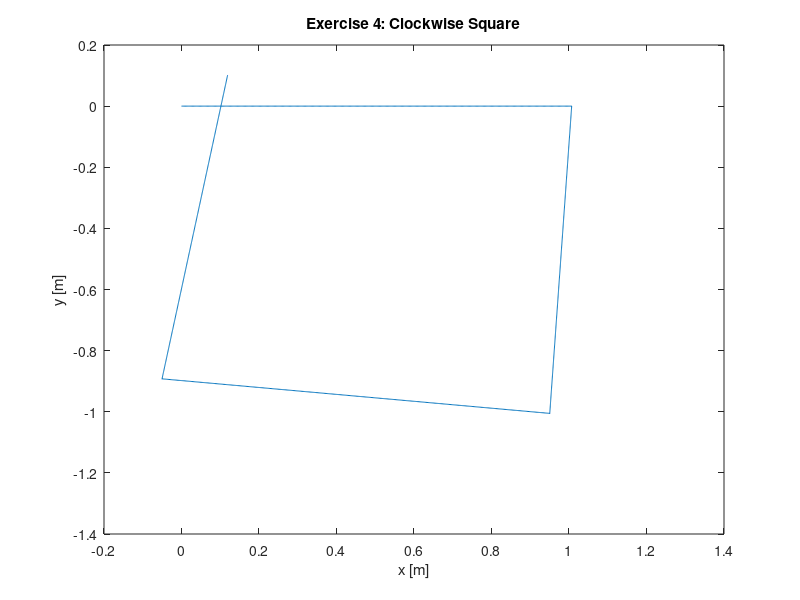
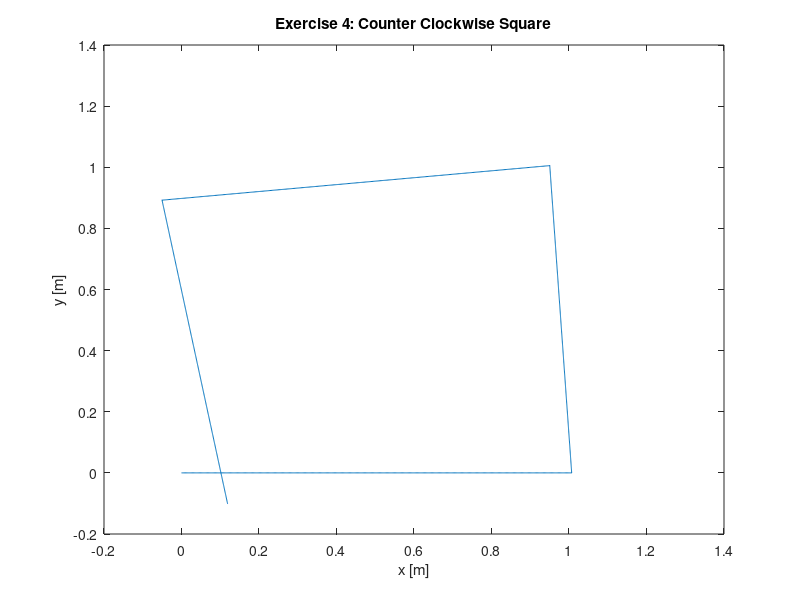

Write MATLAB code to recreate these figures, in order.
clear all; clc; close all;

data = importdata('data_log_ex4_32_cw.dat');

figure;
plot(data(:,5),data(:,6));
title('Exercise 4: Clockwise Square')
xlabel('x [m]'); ylabel('y [m]');

data = importdata('data_log_ex4_32_ccw.dat');

figure;
plot(data(:,5),data(:,6));
title('Exercise 4: Counter Clockwise Square')
xlabel('x [m]'); ylabel('y [m]');